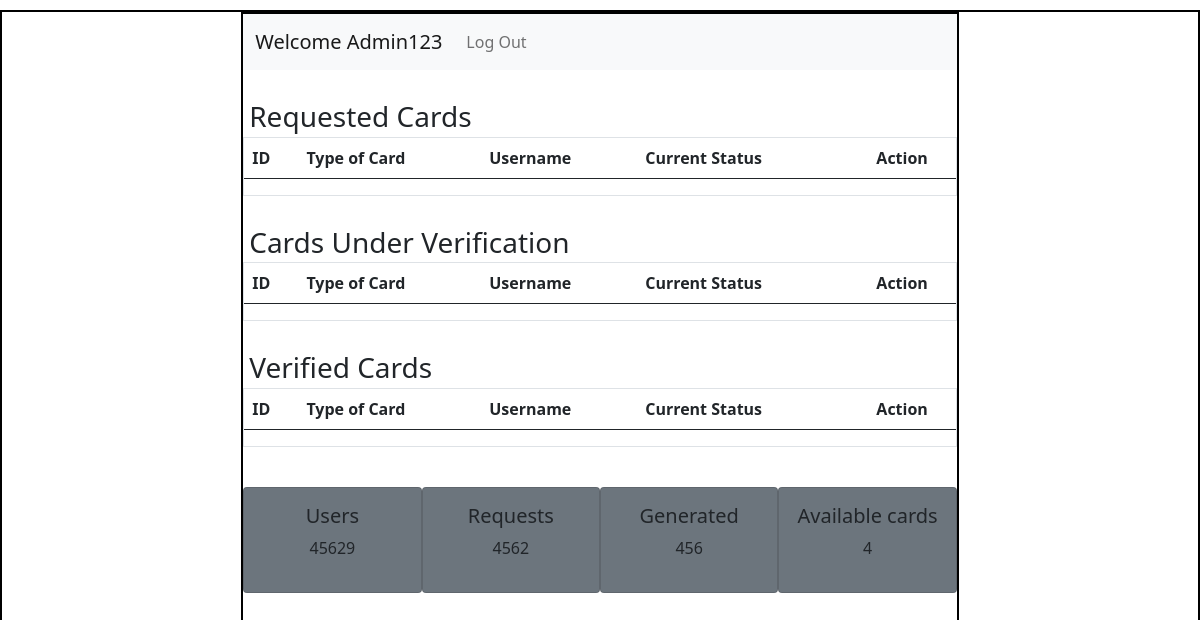
/admin, run on an earlier commit of the app's database.
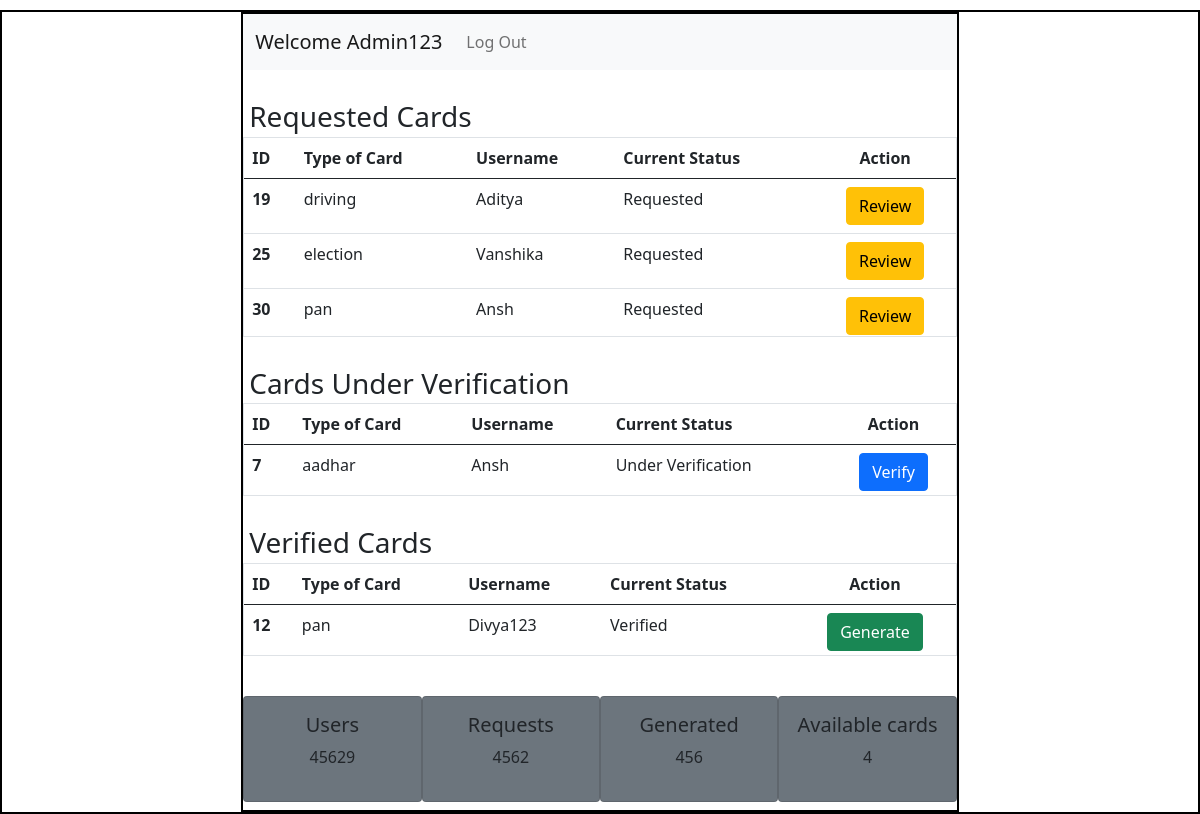
And on a later commit of the database.
### application/models.py (models this page shows)
class User(db.Model):
    id = db.Column(db.Integer(),primary_key = True)
    username = db.Column(db.String(),unique=True,nullable = False)
    email = db.Column(db.String(),unique = True, nullable = False)
    password = db.Column(db.String(),nullable= False)
    type = db.Column(db.String(),default ="general")
    details = db.relationship("Info",backref = "creator")

class Info(db.Model):
    id = db.Column(db.Integer(),primary_key= True)
    atr_name = db.Column(db.String(), nullable=False)
    atr_value = db.Column(db.String(),nullable = False)
    c_name = db.Column(db.String(),nullable = False)
    user_id = db.Column(db.Integer(),db.ForeignKey("user.id"),nullable= False)

### application/controllers.py (the view)
@app.route("/admin")
def admin_dash():
    this_user = User.query.filter_by(type="admin").first()
    all_info = Info.query.all()
    return render_template("admin_dash.html", this_user=this_user, all_info=all_info)

### templates/admin_dash.html (shortened to what this page needs)
<!DOCTYPE html>
<html lang="en">
<head>
    <link rel="stylesheet" href="/static/style.css">
    <link href="https://cdn.jsdelivr.net/npm/bootstrap@5.0.2/dist/css/bootstrap.min.css" rel="stylesheet">
</head>
<body>
    <div id="main">
        <div id="canvas" class="overflow-auto">
          <nav class="navbar navbar-expand-lg navbar-light bg-light">
            <div class="container-fluid">
              <a class="navbar-brand" href="#">Welcome {{this_user.username}}</a>
              <div class="collapse navbar-collapse " id="navbarSupportedContent">
                <ul class="navbar-nav me-auto mb-2 mb-lg-0">
                  <li class="nav-item">
                    <a class="nav-link" href="/login">Log Out</a>
                  </li>
                </ul>
              </div>
            </div>
          </nav>
            <div id="content">
              <h3 class="headings">Requested Cards</h3>
              <div id="table" class="border" style="max-height:200px;overflow-y: scroll;">
              <table class="table">
                <thead>
                  <tr>
                    <th scope="col">ID</th>
                    <th scope="col">Type of Card</th>
                    <th scope="col">Username</th>
                    <th scope="col">Current Status</th>
                    <th scope="col" class="text-center">Action</th>
                  </tr>
                </thead>
                <tbody>
                  {% for info in all_info %}
                     {% if info.atr_value == "requested" %}
                        <tr>
                          <th scope="row">{{info.id}}</th>
                          <td>{{info.c_name}}</td>
                          <td>{{info.creator.username}}</td>
                          <td>Requested</td>
                          <td class="justify-content-evenly d-flex">
                            <a href="" type="button" class="btn btn-warning">Review</a>
                          </td>
                        </tr>
                      {% endif %}
                  {% endfor %}
                </tbody>
              </table>
              </div>
              <h3 class="headings">Cards Under Verification</h3>
              <div id="table" class="border" style="max-height:93px;overflow-y: scroll;">
              <table class="table">
                <thead>
                  <tr>
                    <th scope="col">ID</th>
                    <th scope="col">Type of Card</th>
                    <th scope="col">Username</th>
                    <th scope="col">Current Status</th>
                    <th scope="col" class="text-center">Action</th>
                  </tr>
                </thead>
                <tbody>
                  {% for info in all_info %}
                     {% if info.atr_value == "under_verification" %}
                        <tr>
                          <th scope="row">{{info.id}}</th>
                          <td>{{info.c_name}}</td>
                          <td>{{info.creator.username}}</td>
                          <td>Under Verification</td>
                          <td class="justify-content-evenly d-flex">
                            <a href="" type="button" class="btn btn-primary">Verify</a>
                          </td>
                        </tr>
                      {% endif %}
                  {% endfor %}
                </tbody>
              </table>
              </div>
              <h3 class="headings">Verified Cards </h3>
              <div id="table" class="border" style="max-height:93px;overflow-y: scroll;">
              <table class="table">
                <thead>
                  <tr>
                    <th scope="col">ID</th>
                    <th scope="col">Type of Card</th>
                    <th scope="col">Username</th>
                    <th scope="col">Current Status</th>
                    <th scope="col" class="text-center">Action</th>
                  </tr>
                </thead>
                <tbody>
                  {% for info in all_info %}
                    {% if info.atr_value == "verified" %}
                      <tr>
                        <th scope="row">{{info.id}}</th>
                        <td>{{info.c_name}}</td>
                        <td>{{info.creator.username}}</td>
                        <td>Verified</td>
                        <td class="justify-content-evenly d-flex">
                          <a href="" type="button" class="btn btn-success">Generate</a>
                        </td>
                      </tr>
                    {% endif %}
                  {% endfor %}
                </tbody>
              </table>
              </div>
                <div class="d-flex justify-content-around text-center" style="margin-top: 40px;">
                  <div class="card bg-secondary p-3 ">
                    <h5>Users</h5>
                    <p>45629</p>
                  </div>
                  <div class="card bg-secondary p-3 ">
                    <h5>Requests</h5>
                    <p>4562</p>
                  </div>
                  <div class="card bg-secondary p-3 ">
                    <h5>Generated</h5>
                    <p>456</p>
                  </div>
                  <div class="card bg-secondary p-3 ">
                    <h5>Available cards</h5>
                    <p>4</p>
                  </div>
                </div>
            </div>
        </div>
    </div>
</body>
</html>

### static/style.css (style rules this page uses)
* { margin:0px; }
#main,#canvas { border:2px solid black; margin-top: 10px; }
#canvas { width: 60%; margin: auto; height:800px; }
.headings { margin:3px; padding-left:3px ; margin-top: 30px; }

### templates/admin_dash.html (style rules this page uses)
.card { width:200px; }

What changed in the data, as far as the page shows it:
added Info: id "19", c_name "driving", creator.username "Aditya", shown under "Requested Cards"
added Info: id "25", c_name "election", creator.username "Vanshika", shown under "Requested Cards"
added Info: id "30", c_name "pan", creator.username "Ansh", shown under "Requested Cards"
added Info: id "7", c_name "aadhar", creator.username "Ansh", shown under "Cards Under Verification"
added Info: id "12", c_name "pan", creator.username "Divya123", shown under "Verified Cards"
